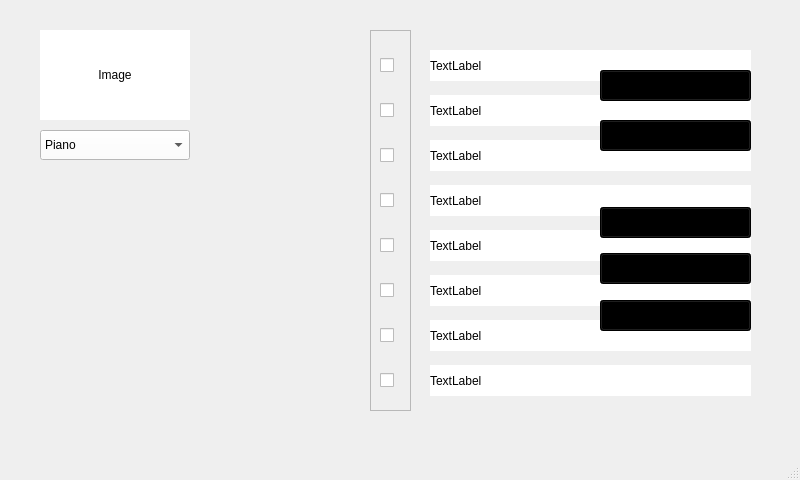
<?xml version="1.0" encoding="UTF-8"?>
<ui version="4.0">
 <class>MainWindow</class>
 <widget class="QMainWindow" name="MainWindow">
  <property name="geometry">
   <rect>
    <x>0</x>
    <y>0</y>
    <width>800</width>
    <height>480</height>
   </rect>
  </property>
  <property name="windowTitle">
   <string>MainWindow</string>
  </property>
  <property name="styleSheet">
   <string notr="true"/>
  </property>
  <widget class="QWidget" name="centralwidget">
   <widget class="QComboBox" name="instrument_comboBox">
    <property name="geometry">
     <rect>
      <x>40</x>
      <y>130</y>
      <width>150</width>
      <height>30</height>
     </rect>
    </property>
    <property name="styleSheet">
     <string notr="true">background-color: rgb(255, 255, 255);</string>
    </property>
    <item>
     <property name="text">
      <string>Piano</string>
     </property>
    </item>
    <item>
     <property name="text">
      <string>Orgel</string>
     </property>
    </item>
   </widget>
   <widget class="QLabel" name="instrument_image">
    <property name="geometry">
     <rect>
      <x>40</x>
      <y>30</y>
      <width>150</width>
      <height>90</height>
     </rect>
    </property>
    <property name="layoutDirection">
     <enum>Qt::LeftToRight</enum>
    </property>
    <property name="styleSheet">
     <string notr="true">background-color: rgb(255, 255, 255);</string>
    </property>
    <property name="text">
     <string>Image</string>
    </property>
    <property name="alignment">
     <set>Qt::AlignCenter</set>
    </property>
   </widget>
   <widget class="QLabel" name="device_1">
    <property name="geometry">
     <rect>
      <x>430</x>
      <y>50</y>
      <width>321</width>
      <height>31</height>
     </rect>
    </property>
    <property name="styleSheet">
     <string notr="true">background-color: rgb(255, 255, 255);</string>
    </property>
    <property name="text">
     <string>TextLabel</string>
    </property>
   </widget>
   <widget class="QLabel" name="device_8">
    <property name="geometry">
     <rect>
      <x>430</x>
      <y>365</y>
      <width>321</width>
      <height>31</height>
     </rect>
    </property>
    <property name="styleSheet">
     <string notr="true">background-color: rgb(255, 255, 255);</string>
    </property>
    <property name="text">
     <string>TextLabel</string>
    </property>
   </widget>
   <widget class="QLabel" name="device_7">
    <property name="geometry">
     <rect>
      <x>430</x>
      <y>320</y>
      <width>321</width>
      <height>31</height>
     </rect>
    </property>
    <property name="styleSheet">
     <string notr="true">background-color: rgb(255, 255, 255);</string>
    </property>
    <property name="text">
     <string>TextLabel</string>
    </property>
   </widget>
   <widget class="QLabel" name="device_6">
    <property name="geometry">
     <rect>
      <x>430</x>
      <y>275</y>
      <width>321</width>
      <height>31</height>
     </rect>
    </property>
    <property name="styleSheet">
     <string notr="true">background-color: rgb(255, 255, 255);</string>
    </property>
    <property name="text">
     <string>TextLabel</string>
    </property>
   </widget>
   <widget class="QLabel" name="device_5">
    <property name="geometry">
     <rect>
      <x>430</x>
      <y>230</y>
      <width>321</width>
      <height>31</height>
     </rect>
    </property>
    <property name="styleSheet">
     <string notr="true">background-color: rgb(255, 255, 255);</string>
    </property>
    <property name="text">
     <string>TextLabel</string>
    </property>
   </widget>
   <widget class="QLabel" name="device_4">
    <property name="geometry">
     <rect>
      <x>430</x>
      <y>185</y>
      <width>321</width>
      <height>31</height>
     </rect>
    </property>
    <property name="styleSheet">
     <string notr="true">background-color: rgb(255, 255, 255);</string>
    </property>
    <property name="text">
     <string>TextLabel</string>
    </property>
   </widget>
   <widget class="QLabel" name="device_3">
    <property name="geometry">
     <rect>
      <x>430</x>
      <y>140</y>
      <width>321</width>
      <height>31</height>
     </rect>
    </property>
    <property name="styleSheet">
     <string notr="true">background-color: rgb(255, 255, 255);</string>
    </property>
    <property name="text">
     <string>TextLabel</string>
    </property>
   </widget>
   <widget class="QLabel" name="device_2">
    <property name="geometry">
     <rect>
      <x>430</x>
      <y>95</y>
      <width>321</width>
      <height>31</height>
     </rect>
    </property>
    <property name="styleSheet">
     <string notr="true">background-color: rgb(255, 255, 255);</string>
    </property>
    <property name="text">
     <string>TextLabel</string>
    </property>
   </widget>
   <widget class="QCheckBox" name="device_1_status">
    <property name="enabled">
     <bool>true</bool>
    </property>
    <property name="geometry">
     <rect>
      <x>380</x>
      <y>50</y>
      <width>21</width>
      <height>31</height>
     </rect>
    </property>
    <property name="text">
     <string/>
    </property>
   </widget>
   <widget class="QCheckBox" name="device_8_status">
    <property name="enabled">
     <bool>true</bool>
    </property>
    <property name="geometry">
     <rect>
      <x>380</x>
      <y>365</y>
      <width>21</width>
      <height>31</height>
     </rect>
    </property>
    <property name="text">
     <string/>
    </property>
   </widget>
   <widget class="QCheckBox" name="device_7_status">
    <property name="enabled">
     <bool>true</bool>
    </property>
    <property name="geometry">
     <rect>
      <x>380</x>
      <y>320</y>
      <width>21</width>
      <height>31</height>
     </rect>
    </property>
    <property name="text">
     <string/>
    </property>
   </widget>
   <widget class="QCheckBox" name="device_6_status">
    <property name="enabled">
     <bool>true</bool>
    </property>
    <property name="geometry">
     <rect>
      <x>380</x>
      <y>275</y>
      <width>21</width>
      <height>31</height>
     </rect>
    </property>
    <property name="text">
     <string/>
    </property>
   </widget>
   <widget class="QCheckBox" name="device_5_status">
    <property name="enabled">
     <bool>true</bool>
    </property>
    <property name="geometry">
     <rect>
      <x>380</x>
      <y>230</y>
      <width>21</width>
      <height>31</height>
     </rect>
    </property>
    <property name="text">
     <string/>
    </property>
   </widget>
   <widget class="QCheckBox" name="device_4_status">
    <property name="enabled">
     <bool>true</bool>
    </property>
    <property name="geometry">
     <rect>
      <x>380</x>
      <y>185</y>
      <width>21</width>
      <height>31</height>
     </rect>
    </property>
    <property name="text">
     <string/>
    </property>
   </widget>
   <widget class="QCheckBox" name="device_3_status">
    <property name="enabled">
     <bool>true</bool>
    </property>
    <property name="geometry">
     <rect>
      <x>380</x>
      <y>140</y>
      <width>21</width>
      <height>31</height>
     </rect>
    </property>
    <property name="text">
     <string/>
    </property>
   </widget>
   <widget class="QCheckBox" name="device_2_status">
    <property name="enabled">
     <bool>true</bool>
    </property>
    <property name="geometry">
     <rect>
      <x>380</x>
      <y>95</y>
      <width>21</width>
      <height>31</height>
     </rect>
    </property>
    <property name="text">
     <string/>
    </property>
   </widget>
   <widget class="QPushButton" name="pushButton">
    <property name="geometry">
     <rect>
      <x>600</x>
      <y>70</y>
      <width>151</width>
      <height>31</height>
     </rect>
    </property>
    <property name="styleSheet">
     <string notr="true">background-color: rgb(0, 0, 0);</string>
    </property>
    <property name="text">
     <string/>
    </property>
   </widget>
   <widget class="QPushButton" name="pushButton_2">
    <property name="geometry">
     <rect>
      <x>600</x>
      <y>120</y>
      <width>151</width>
      <height>31</height>
     </rect>
    </property>
    <property name="styleSheet">
     <string notr="true">background-color: rgb(0, 0, 0);</string>
    </property>
    <property name="text">
     <string/>
    </property>
   </widget>
   <widget class="QPushButton" name="pushButton_3">
    <property name="geometry">
     <rect>
      <x>600</x>
      <y>207</y>
      <width>151</width>
      <height>31</height>
     </rect>
    </property>
    <property name="styleSheet">
     <string notr="true">background-color: rgb(0, 0, 0);</string>
    </property>
    <property name="text">
     <string/>
    </property>
   </widget>
   <widget class="QPushButton" name="pushButton_4">
    <property name="geometry">
     <rect>
      <x>600</x>
      <y>253</y>
      <width>151</width>
      <height>31</height>
     </rect>
    </property>
    <property name="styleSheet">
     <string notr="true">background-color: rgb(0, 0, 0);</string>
    </property>
    <property name="text">
     <string/>
    </property>
   </widget>
   <widget class="QPushButton" name="pushButton_5">
    <property name="geometry">
     <rect>
      <x>600</x>
      <y>300</y>
      <width>151</width>
      <height>31</height>
     </rect>
    </property>
    <property name="styleSheet">
     <string notr="true">background-color: rgb(0, 0, 0);</string>
    </property>
    <property name="text">
     <string/>
    </property>
   </widget>
   <widget class="QFrame" name="frame">
    <property name="geometry">
     <rect>
      <x>370</x>
      <y>30</y>
      <width>41</width>
      <height>381</height>
     </rect>
    </property>
    <property name="frameShape">
     <enum>QFrame::StyledPanel</enum>
    </property>
    <property name="frameShadow">
     <enum>QFrame::Raised</enum>
    </property>
   </widget>
  </widget>
  <widget class="QMenuBar" name="menubar">
   <property name="geometry">
    <rect>
     <x>0</x>
     <y>0</y>
     <width>800</width>
     <height>21</height>
    </rect>
   </property>
  </widget>
  <widget class="QStatusBar" name="statusbar"/>
 </widget>
 <resources/>
 <connections/>
</ui>
